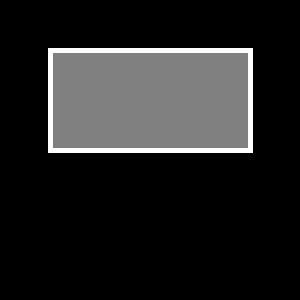
Frame 1 (no input)
Frame 60 (the mouse pressed at the canvas centre just before this capture): identical to frame 1, image omitted
Frame 120 (the mouse held since frame 60 and released just before this capture): identical to frame 1, image omitted

The Processing sketch that drew this single still picture (run headless with seeded random() and noise(); from frame 60 on, the mouse is pressed at the canvas centre):

// Processing sketch: Exercise13
// ── Exercise13.pde
float x=50,y=50;
boolean button = false;

void setup() {
    size(300,300);
    strokeWeight(5);
}

void draw() {
    if (button) {
        background(255);
        stroke(0);
    } else {
        background(0);
        stroke(255);
    }
    fill(128);
    rect(x,y,200,100);
}

void mousePressed() {
    if (mouseX>x && mouseX<x+200 && mouseY>y && mouseY<y+100) {
        button = !button;
    }
}
